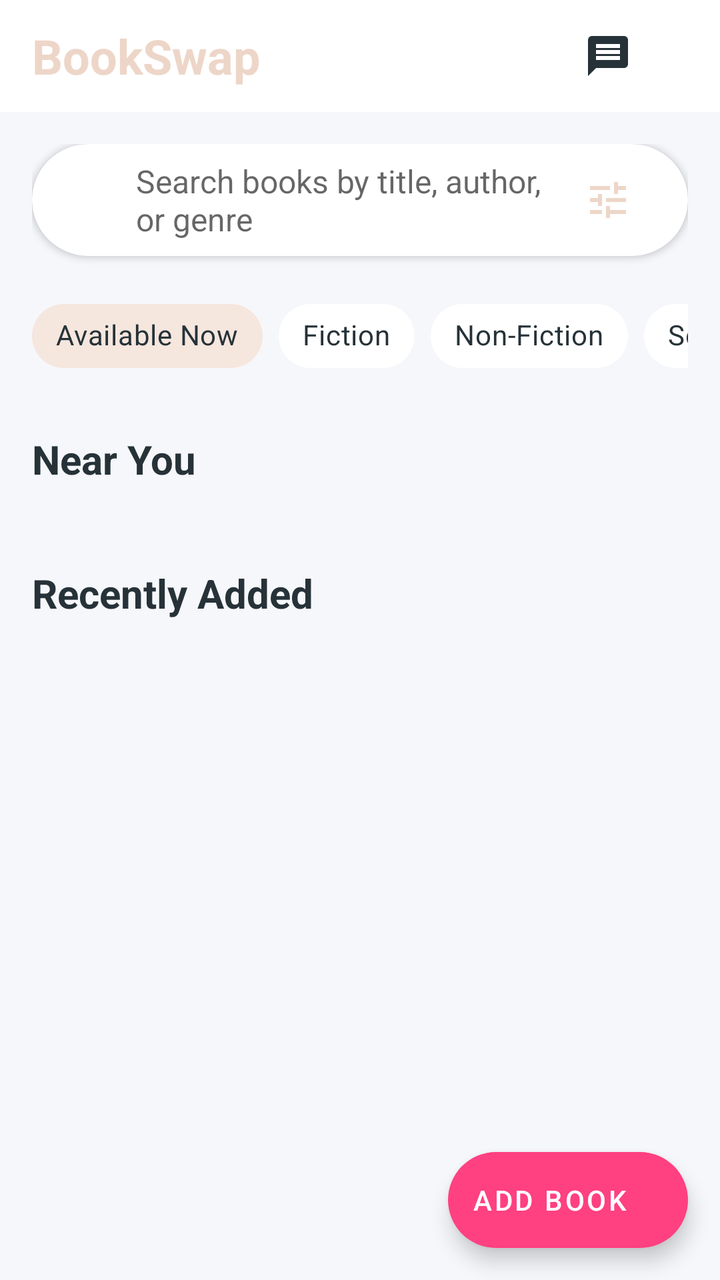
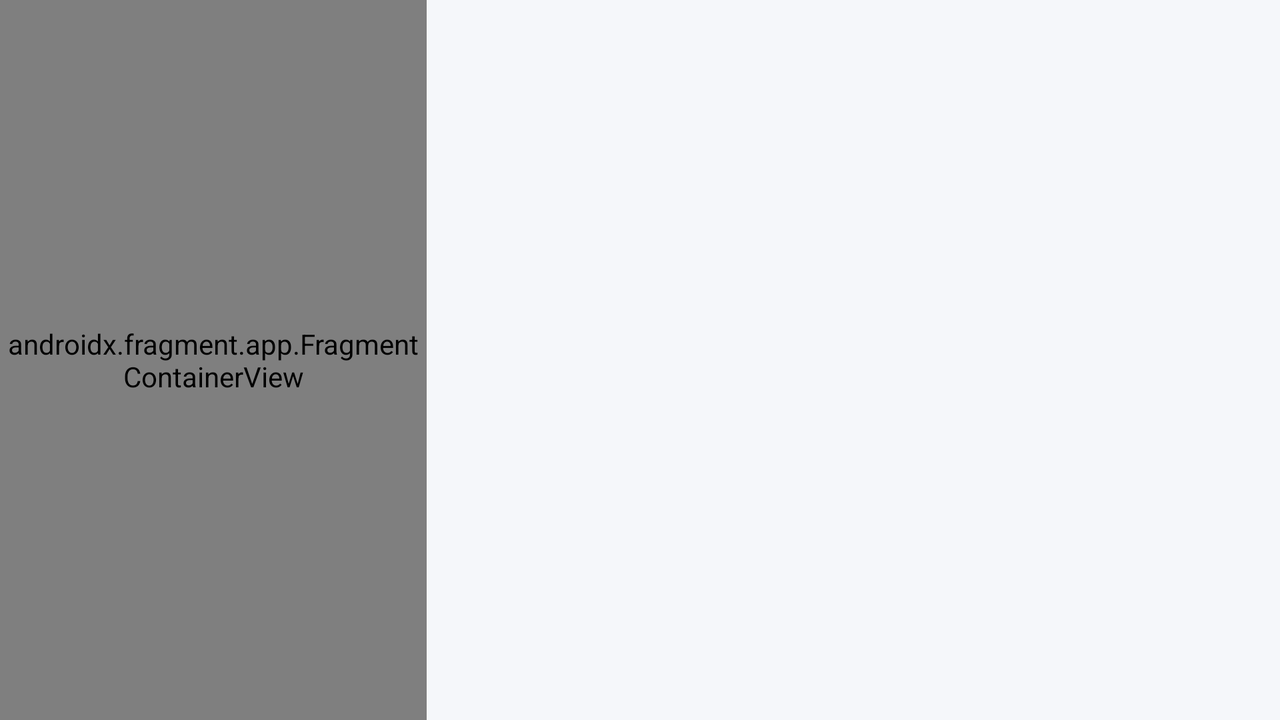

Two renders of one Android screen. The first uses the default layout on a phone; the second uses the alternative layout the repository ships for a different screen configuration, on a matching device. The two XML files are below.
<!-- AndroidManifest.xml: application theme Theme.BookSwapKZ -->
<!-- res/layout/fragment_home.xml -->
<?xml version="1.0" encoding="utf-8"?>
<androidx.coordinatorlayout.widget.CoordinatorLayout xmlns:android="http://schemas.android.com/apk/res/android"
    xmlns:app="http://schemas.android.com/apk/res-auto"
    android:layout_width="match_parent"
    android:layout_height="match_parent"
    android:background="@color/background">

    <com.google.android.material.appbar.AppBarLayout
        android:layout_width="match_parent"
        android:layout_height="wrap_content"
        android:background="@color/surface"
        app:elevation="0dp">

        <androidx.appcompat.widget.Toolbar
            android:id="@+id/toolbar"
            android:layout_width="match_parent"
            android:layout_height="?attr/actionBarSize"
            android:paddingStart="16dp"
            android:paddingEnd="16dp">

            <RelativeLayout
                android:layout_width="match_parent"
                android:layout_height="match_parent">

                <TextView
                    android:layout_width="wrap_content"
                    android:layout_height="wrap_content"
                    android:layout_centerVertical="true"
                    android:text="BookSwap"
                    android:textColor="@color/primary"
                    android:textSize="24sp"
                    android:textStyle="bold" />

                <ImageButton
                    android:id="@+id/messagesButton"
                    android:layout_width="48dp"
                    android:layout_height="48dp"
                    android:layout_alignParentEnd="true"
                    android:layout_centerVertical="true"
                    android:background="?attr/selectableItemBackgroundBorderless"
                    android:src="@drawable/ic_message"
                    app:tint="@color/text_primary" />
            </RelativeLayout>
        </androidx.appcompat.widget.Toolbar>
    </com.google.android.material.appbar.AppBarLayout>

    <androidx.core.widget.NestedScrollView
        android:layout_width="match_parent"
        android:layout_height="match_parent"
        app:layout_behavior="@string/appbar_scrolling_view_behavior">

        <LinearLayout
            android:layout_width="match_parent"
            android:layout_height="wrap_content"
            android:orientation="vertical"
            android:padding="16dp">

            
            <com.google.android.material.card.MaterialCardView
                android:layout_width="match_parent"
                android:layout_height="56dp"
                app:cardCornerRadius="28dp"
                app:cardElevation="2dp">

                <LinearLayout
                    android:layout_width="match_parent"
                    android:layout_height="match_parent"
                    android:gravity="center_vertical"
                    android:orientation="horizontal"
                    android:paddingHorizontal="16dp">

                    <ImageView
                        android:layout_width="24dp"
                        android:layout_height="24dp"
                        android:src="@drawable/ic_search"
                        app:tint="@color/text_secondary" />

                    <EditText
                        android:layout_width="0dp"
                        android:layout_height="match_parent"
                        android:layout_marginStart="12dp"
                        android:layout_weight="1"
                        android:background="@null"
                        android:hint="Search books by title, author, or genre"
                        android:textSize="16sp" />

                    <ImageButton
                        android:id="@+id/filterButton"
                        android:layout_width="48dp"
                        android:layout_height="48dp"
                        android:background="?attr/selectableItemBackgroundBorderless"
                        android:src="@drawable/ic_filter"
                        app:tint="@color/primary" />
                </LinearLayout>
            </com.google.android.material.card.MaterialCardView>

            
            <HorizontalScrollView
                android:layout_width="match_parent"
                android:layout_height="wrap_content"
                android:layout_marginTop="16dp"
                android:clipToPadding="false"
                android:scrollbars="none">

                <com.google.android.material.chip.ChipGroup
                    android:id="@+id/filterChipGroup"
                    android:layout_width="wrap_content"
                    android:layout_height="wrap_content"
                    app:singleSelection="false">

                    <com.google.android.material.chip.Chip
                        android:layout_width="wrap_content"
                        android:layout_height="wrap_content"
                        android:text="Available Now"
                        app:chipBackgroundColor="@color/chip_selected"
                        app:chipIcon="@drawable/ic_check_circle"
                        app:chipIconTint="@color/status_available" />

                    <com.google.android.material.chip.Chip
                        android:layout_width="wrap_content"
                        android:layout_height="wrap_content"
                        android:text="Fiction"
                        app:chipBackgroundColor="@color/card_background" />

                    <com.google.android.material.chip.Chip
                        android:layout_width="wrap_content"
                        android:layout_height="wrap_content"
                        android:text="Non-Fiction"
                        app:chipBackgroundColor="@color/card_background" />

                    <com.google.android.material.chip.Chip
                        android:layout_width="wrap_content"
                        android:layout_height="wrap_content"
                        android:text="Science"
                        app:chipBackgroundColor="@color/card_background" />

                    <com.google.android.material.chip.Chip
                        android:layout_width="wrap_content"
                        android:layout_height="wrap_content"
                        android:text="History"
                        app:chipBackgroundColor="@color/card_background" />
                </com.google.android.material.chip.ChipGroup>
            </HorizontalScrollView>

            
            <TextView
                android:layout_width="match_parent"
                android:layout_height="wrap_content"
                android:layout_marginTop="24dp"
                android:text="Near You"
                android:textColor="@color/text_primary"
                android:textSize="20sp"
                android:textStyle="bold" />

            <androidx.recyclerview.widget.RecyclerView
                android:id="@+id/nearbyBooksRecyclerView"
                android:layout_width="match_parent"
                android:layout_height="wrap_content"
                android:layout_marginTop="16dp"
                android:clipToPadding="false"
                android:orientation="horizontal"
                android:paddingEnd="16dp"
                app:layoutManager="androidx.recyclerview.widget.LinearLayoutManager" />

            
            <TextView
                android:layout_width="match_parent"
                android:layout_height="wrap_content"
                android:layout_marginTop="24dp"
                android:text="Recently Added"
                android:textColor="@color/text_primary"
                android:textSize="20sp"
                android:textStyle="bold" />

            <androidx.recyclerview.widget.RecyclerView
                android:id="@+id/recentBooksRecyclerView"
                android:layout_width="match_parent"
                android:layout_height="wrap_content"
                android:layout_marginTop="16dp"
                app:layoutManager="androidx.recyclerview.widget.GridLayoutManager"
                app:spanCount="2" />

        </LinearLayout>
    </androidx.core.widget.NestedScrollView>

    <com.google.android.material.floatingactionbutton.ExtendedFloatingActionButton
        android:id="@+id/addBookFab"
        android:layout_width="wrap_content"
        android:layout_height="wrap_content"
        android:layout_gravity="bottom|end"
        android:layout_margin="16dp"
        android:text="Add Book"
        app:icon="@drawable/ic_add" />

</androidx.coordinatorlayout.widget.CoordinatorLayout>
<!-- resources referenced by this layout -->
<resources>
  <color name="background">#F5F7FA</color>
  <color name="card_background">#FFFFFF</color>
  <color name="chip_selected">#F5E6DE</color>
  <color name="primary">#EDD6C8</color>
  <color name="status_available">#4CAF50</color>
  <color name="surface">#FFFFFF</color>
  <color name="text_primary">#263238</color>
  <color name="text_secondary">#607D8B</color>
  <!-- drawable ic_check_circle (drawable) -->
  <?xml version="1.0" encoding="utf-8"?>
  <vector xmlns:android="http://schemas.android.com/apk/res/android"
      android:width="24dp"
      android:height="24dp"
      android:viewportWidth="24"
      android:viewportHeight="24"
      android:tint="?attr/colorControlNormal">
      <path
          android:fillColor="@android:color/white"
          android:pathData="M12,2C6.48,2 2,6.48 2,12s4.48,10 10,10 10,-4.48 10,-10S17.52,2 12,2zM10,17l-5,-5 1.41,-1.41L10,14.17l7.59,-7.59L19,8l-9,9z"/>
  </vector>
  <!-- drawable ic_filter (drawable) -->
  <?xml version="1.0" encoding="utf-8"?>
  <vector xmlns:android="http://schemas.android.com/apk/res/android"
      android:width="24dp"
      android:height="24dp"
      android:viewportWidth="24"
      android:viewportHeight="24">
      <path
          android:fillColor="#000000"
          android:pathData="M3,17v2h6v-2L3,17zM3,5v2h10L13,5L3,5zM13,21v-2h8v-2h-8v-2h-2v6h2zM7,9v2L3,11v2h4v2h2L9,9L7,9zM21,13v-2L11,11v2h10zM15,9h2L17,7h4L21,5h-4L17,3h-2v6z"/>
  </vector>
  <!-- drawable ic_message (drawable) -->
  <?xml version="1.0" encoding="utf-8"?>
  <vector xmlns:android="http://schemas.android.com/apk/res/android"
      android:width="24dp"
      android:height="24dp"
      android:viewportWidth="24"
      android:viewportHeight="24"
      android:tint="?attr/colorControlNormal">
      <path
          android:fillColor="@android:color/white"
          android:pathData="M20,2L4,2c-1.1,0 -1.99,0.9 -1.99,2L2,22l4,-4h14c1.1,0 2,-0.9 2,-2L22,4c0,-1.1 -0.9,-2 -2,-2zM18,14L6,14v-2h12v2zM18,11L6,11L6,9h12v2zM18,8L6,8L6,6h12v2z"/>
  </vector>
  <style name="Theme.BookSwapKZ" parent="Theme.MaterialComponents.DayNight.NoActionBar">
          
          <item name="colorPrimary">@color/primary</item>
          <item name="colorPrimaryVariant">@color/primary_dark</item>
          <item name="colorOnPrimary">@color/white</item>
          
          <item name="colorSecondary">@color/accent</item>
          <item name="colorSecondaryVariant">@color/accent</item>
          <item name="colorOnSecondary">@color/white</item>
          
          <item name="android:statusBarColor">@android:color/transparent</item>
          <item name="android:windowLightStatusBar">true</item>
          
          <item name="android:windowBackground">@color/background</item>
          
          <item name="android:textColorPrimary">@color/text_primary</item>
          <item name="android:textColorSecondary">@color/text_secondary</item>
          
          <item name="materialButtonStyle">@style/Widget.App.Button</item>
          <item name="chipStyle">@style/Widget.App.Chip</item>
      </style>
  <color name="primary_dark">#D4B8A8</color>
  <color name="white">#FFFFFF</color>
  <color name="accent">#FF4081</color>
  <style name="Widget.App.Button" parent="Widget.MaterialComponents.Button">
          <item name="backgroundTint">@color/button_background</item>
          <item name="android:textColor">@color/white</item>
          <item name="android:textSize">16sp</item>
          <item name="android:letterSpacing">0</item>
      </style>
  <style name="Widget.App.Chip" parent="Widget.MaterialComponents.Chip.Choice">
          <item name="chipBackgroundColor">@color/card_background</item>
          <item name="android:textColor">@color/text_primary</item>
          <item name="chipStrokeWidth">0dp</item>
      </style>
  <color name="button_background">#EDD6C8</color>
</resources>
<!-- res/layout-land/fragment_home.xml (the repository's variant of the layout above) -->
<!-- drawn on the phone turned sideways -->
<LinearLayout xmlns:android="http://schemas.android.com/apk/res/android"
    xmlns:app="http://schemas.android.com/apk/res-auto"
    android:layout_width="match_parent"
    android:layout_height="match_parent"
    android:orientation="horizontal">


    <androidx.fragment.app.FragmentContainerView
        android:id="@+id/list_fragment_container"
        android:name="com.example.bookswapkz.fragments.HomeFragment"
        android:layout_width="0dp"
        android:layout_height="match_parent"
        android:layout_weight="1" />


    <androidx.fragment.app.FragmentContainerView
        android:id="@+id/detail_fragment_container"
    android:layout_width="0dp"
    android:layout_height="match_parent"
    android:layout_weight="2" />

</LinearLayout>
<!-- resources referenced by the variant -->
<!-- as the phone turned sideways resolves them -->
<resources>
  <style name="Theme.BookSwapKZ" parent="Theme.MaterialComponents.DayNight.NoActionBar">
          
          <item name="colorPrimary">@color/primary</item>
          <item name="colorPrimaryVariant">@color/primary_dark</item>
          <item name="colorOnPrimary">@color/white</item>
          
          <item name="colorSecondary">@color/accent</item>
          <item name="colorSecondaryVariant">@color/accent</item>
          <item name="colorOnSecondary">@color/white</item>
          
          <item name="android:statusBarColor">@android:color/transparent</item>
          <item name="android:windowLightStatusBar">true</item>
          
          <item name="android:windowBackground">@color/background</item>
          
          <item name="android:textColorPrimary">@color/text_primary</item>
          <item name="android:textColorSecondary">@color/text_secondary</item>
          
          <item name="materialButtonStyle">@style/Widget.App.Button</item>
          <item name="chipStyle">@style/Widget.App.Chip</item>
      </style>
  <color name="primary">#EDD6C8</color>
  <color name="primary_dark">#D4B8A8</color>
  <color name="white">#FFFFFF</color>
  <color name="accent">#FF4081</color>
  <color name="background">#F5F7FA</color>
  <color name="text_primary">#263238</color>
  <color name="text_secondary">#607D8B</color>
  <style name="Widget.App.Button" parent="Widget.MaterialComponents.Button">
          <item name="backgroundTint">@color/button_background</item>
          <item name="android:textColor">@color/white</item>
          <item name="android:textSize">16sp</item>
          <item name="android:letterSpacing">0</item>
      </style>
  <style name="Widget.App.Chip" parent="Widget.MaterialComponents.Chip.Choice">
          <item name="chipBackgroundColor">@color/card_background</item>
          <item name="android:textColor">@color/text_primary</item>
          <item name="chipStrokeWidth">0dp</item>
      </style>
  <color name="button_background">#EDD6C8</color>
  <color name="card_background">#FFFFFF</color>
</resources>
